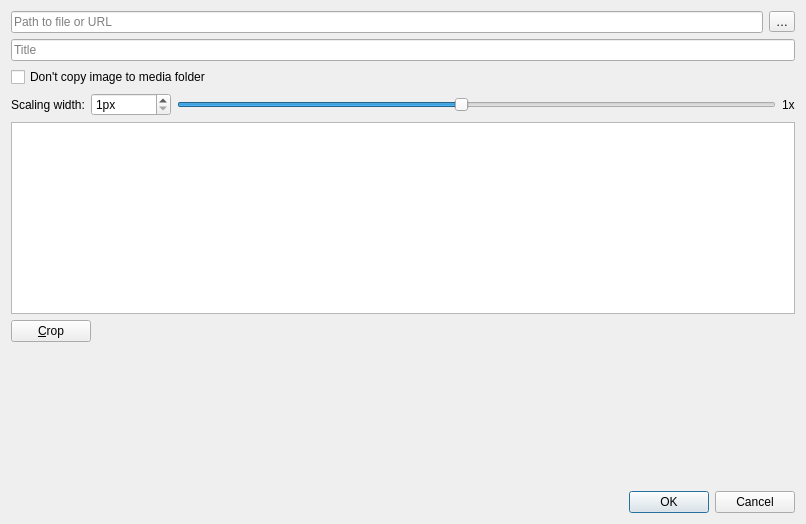
<?xml version="1.0" encoding="UTF-8"?>
<ui version="4.0">
 <class>ImageDialog</class>
 <widget class="QDialog" name="ImageDialog">
  <property name="geometry">
   <rect>
    <x>0</x>
    <y>0</y>
    <width>806</width>
    <height>524</height>
   </rect>
  </property>
  <property name="windowTitle">
   <string>Insert image</string>
  </property>
  <layout class="QGridLayout" name="gridLayout">
   <item row="0" column="2">
    <widget class="QToolButton" name="openButton">
     <property name="toolTip">
      <string>Select image file</string>
     </property>
     <property name="text">
      <string notr="true">…</string>
     </property>
    </widget>
   </item>
   <item row="2" column="0" colspan="3">
    <widget class="QCheckBox" name="disableCopyingCheckBox">
     <property name="toolTip">
      <string>The path or url will be inserted directly, paths to files will be made relative to the current note</string>
     </property>
     <property name="text">
      <string>Don't copy image to media folder</string>
     </property>
    </widget>
   </item>
   <item row="0" column="0" colspan="2">
    <widget class="QLineEdit" name="fileEdit">
     <property name="statusTip">
      <string>Image filename or URL</string>
     </property>
     <property name="readOnly">
      <bool>false</bool>
     </property>
     <property name="placeholderText">
      <string>Path to file or URL</string>
     </property>
     <property name="clearButtonEnabled">
      <bool>true</bool>
     </property>
    </widget>
   </item>
   <item row="1" column="0" colspan="3">
    <widget class="QLineEdit" name="titleEdit">
     <property name="statusTip">
      <string>Title of the image link</string>
     </property>
     <property name="placeholderText">
      <string>Title</string>
     </property>
     <property name="clearButtonEnabled">
      <bool>true</bool>
     </property>
    </widget>
   </item>
   <item row="3" column="0" colspan="3">
    <widget class="QFrame" name="previewFrame">
     <property name="sizePolicy">
      <sizepolicy hsizetype="Preferred" vsizetype="Expanding">
       <horstretch>0</horstretch>
       <verstretch>0</verstretch>
      </sizepolicy>
     </property>
     <property name="frameShape">
      <enum>QFrame::NoFrame</enum>
     </property>
     <property name="lineWidth">
      <number>0</number>
     </property>
     <layout class="QGridLayout" name="gridLayout_2">
      <property name="leftMargin">
       <number>0</number>
      </property>
      <property name="topMargin">
       <number>0</number>
      </property>
      <property name="rightMargin">
       <number>0</number>
      </property>
      <property name="bottomMargin">
       <number>0</number>
      </property>
      <item row="3" column="0" colspan="3">
       <widget class="GraphicsView" name="graphicsView">
        <property name="dragMode">
         <enum>QGraphicsView::RubberBandDrag</enum>
        </property>
       </widget>
      </item>
      <item row="2" column="0" colspan="3">
       <widget class="QFrame" name="scaleFrame">
        <property name="frameShape">
         <enum>QFrame::NoFrame</enum>
        </property>
        <layout class="QHBoxLayout" name="horizontalLayout">
         <property name="leftMargin">
          <number>0</number>
         </property>
         <property name="topMargin">
          <number>0</number>
         </property>
         <property name="rightMargin">
          <number>0</number>
         </property>
         <property name="bottomMargin">
          <number>0</number>
         </property>
         <item>
          <widget class="QLabel" name="label">
           <property name="text">
            <string>Scaling width:</string>
           </property>
          </widget>
         </item>
         <item>
          <widget class="QSpinBox" name="widthSpinBox">
           <property name="suffix">
            <string notr="true">px</string>
           </property>
           <property name="minimum">
            <number>1</number>
           </property>
           <property name="maximum">
            <number>100000</number>
           </property>
          </widget>
         </item>
         <item>
          <widget class="QSlider" name="widthScaleHorizontalSlider">
           <property name="minimum">
            <number>1</number>
           </property>
           <property name="maximum">
            <number>20</number>
           </property>
           <property name="pageStep">
            <number>1</number>
           </property>
           <property name="sliderPosition">
            <number>10</number>
           </property>
           <property name="orientation">
            <enum>Qt::Horizontal</enum>
           </property>
          </widget>
         </item>
         <item>
          <widget class="QLabel" name="widthScaleLabel">
           <property name="text">
            <string notr="true">1x</string>
           </property>
          </widget>
         </item>
        </layout>
       </widget>
      </item>
     </layout>
    </widget>
   </item>
   <item row="5" column="0" colspan="3">
    <spacer name="verticalSpacer">
     <property name="orientation">
      <enum>Qt::Vertical</enum>
     </property>
     <property name="sizeType">
      <enum>QSizePolicy::MinimumExpanding</enum>
     </property>
     <property name="sizeHint" stdset="0">
      <size>
       <width>20</width>
       <height>0</height>
      </size>
     </property>
    </spacer>
   </item>
   <item row="6" column="0" colspan="3">
    <widget class="QDialogButtonBox" name="buttonBox">
     <property name="orientation">
      <enum>Qt::Horizontal</enum>
     </property>
     <property name="standardButtons">
      <set>QDialogButtonBox::Cancel|QDialogButtonBox::Ok</set>
     </property>
    </widget>
   </item>
   <item row="4" column="0" colspan="3">
    <widget class="QFrame" name="toolFrame">
     <property name="frameShape">
      <enum>QFrame::NoFrame</enum>
     </property>
     <layout class="QHBoxLayout" name="horizontalLayout_2">
      <property name="leftMargin">
       <number>0</number>
      </property>
      <property name="topMargin">
       <number>0</number>
      </property>
      <property name="rightMargin">
       <number>0</number>
      </property>
      <property name="bottomMargin">
       <number>0</number>
      </property>
      <item>
       <widget class="QPushButton" name="cropButton">
        <property name="toolTip">
         <string>Crop image</string>
        </property>
        <property name="text">
         <string>&amp;Crop</string>
        </property>
        <property name="icon">
         <iconset theme="transform-crop" resource="../breeze-qownnotes.qrc">
          <normaloff>:/icons/breeze-qownnotes/16x16/transform-crop.svg</normaloff>:/icons/breeze-qownnotes/16x16/transform-crop.svg</iconset>
        </property>
       </widget>
      </item>
      <item>
       <spacer name="horizontalSpacer">
        <property name="orientation">
         <enum>Qt::Horizontal</enum>
        </property>
        <property name="sizeHint" stdset="0">
         <size>
          <width>701</width>
          <height>20</height>
         </size>
        </property>
       </spacer>
      </item>
     </layout>
    </widget>
   </item>
  </layout>
 </widget>
 <customwidgets>
  <customwidget>
   <class>GraphicsView</class>
   <extends>QGraphicsView</extends>
   <header location="global">widgets/graphicsview.h</header>
  </customwidget>
 </customwidgets>
 <tabstops>
  <tabstop>fileEdit</tabstop>
  <tabstop>openButton</tabstop>
  <tabstop>titleEdit</tabstop>
  <tabstop>disableCopyingCheckBox</tabstop>
  <tabstop>widthSpinBox</tabstop>
  <tabstop>widthScaleHorizontalSlider</tabstop>
  <tabstop>cropButton</tabstop>
  <tabstop>graphicsView</tabstop>
 </tabstops>
 <resources>
  <include location="../breeze-qownnotes.qrc"/>
 </resources>
 <connections>
  <connection>
   <sender>buttonBox</sender>
   <signal>accepted()</signal>
   <receiver>ImageDialog</receiver>
   <slot>accept()</slot>
   <hints>
    <hint type="sourcelabel">
     <x>248</x>
     <y>254</y>
    </hint>
    <hint type="destinationlabel">
     <x>157</x>
     <y>274</y>
    </hint>
   </hints>
  </connection>
  <connection>
   <sender>buttonBox</sender>
   <signal>rejected()</signal>
   <receiver>ImageDialog</receiver>
   <slot>reject()</slot>
   <hints>
    <hint type="sourcelabel">
     <x>316</x>
     <y>260</y>
    </hint>
    <hint type="destinationlabel">
     <x>286</x>
     <y>274</y>
    </hint>
   </hints>
  </connection>
 </connections>
</ui>
